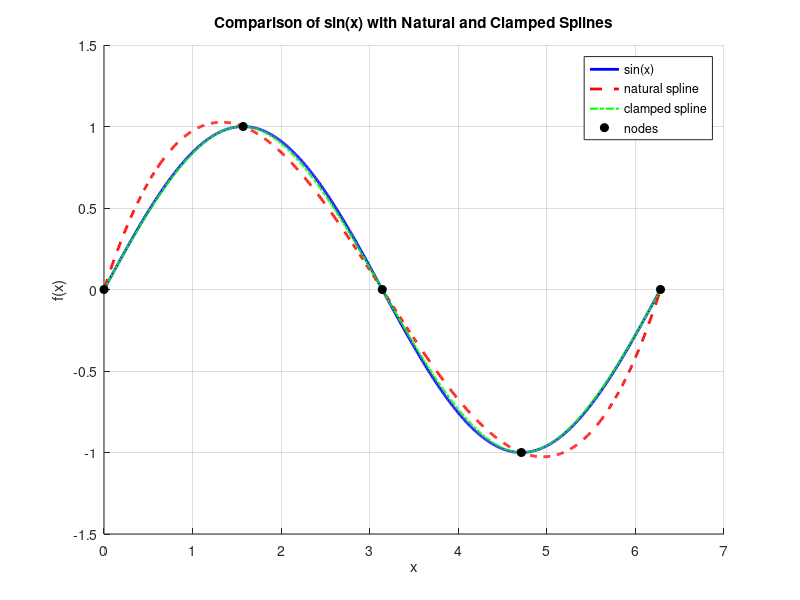

MATLAB code to generate this figure:
%Problem 1
f = @(x) sin(x);
nodes = [0, pi/2, pi, 3*pi/2, 2*pi];
values = f(nodes);

% point to eval
x_eval = pi/4;

natural_spline = spline(nodes, values);
natural_val = ppval(natural_spline, x_eval);

% clamped spline
derivs = [cos(nodes(1)), cos(nodes(end))];
clamped_spline = spline(nodes, [derivs(1), values, derivs(2)]);
clamped_val = ppval(clamped_spline, x_eval);

fprintf('at x = pi/4 (%.4f):\n', x_eval);
fprintf('function value: %.6f\n', f(x_eval));
fprintf('natural spline value: %.6f\n', natural_val);
fprintf('clamped spline value: %.6f\n', clamped_val);

%plot
x_plot = linspace(0, 2*pi, 1000);
figure;
hold on;
% original function
plot(x_plot, f(x_plot), 'b-', 'LineWidth', 2, 'DisplayName', 'sin(x)');
% natural spline
plot(x_plot, ppval(natural_spline, x_plot), 'r--', 'LineWidth', 2, 'DisplayName', 'natural spline');
% plot clamped spline
plot(x_plot, ppval(clamped_spline, x_plot), 'g-.', 'LineWidth', 1.5, 'DisplayName', 'clamped spline');
% plot nodes
plot(nodes, values, 'ko', 'MarkerFaceColor', 'k', 'DisplayName', 'nodes');

% information
xlabel('x');
ylabel('f(x)');
title('Comparison of sin(x) with Natural and Clamped Splines');
legend('Location', 'best');

grid on;
hold off;
